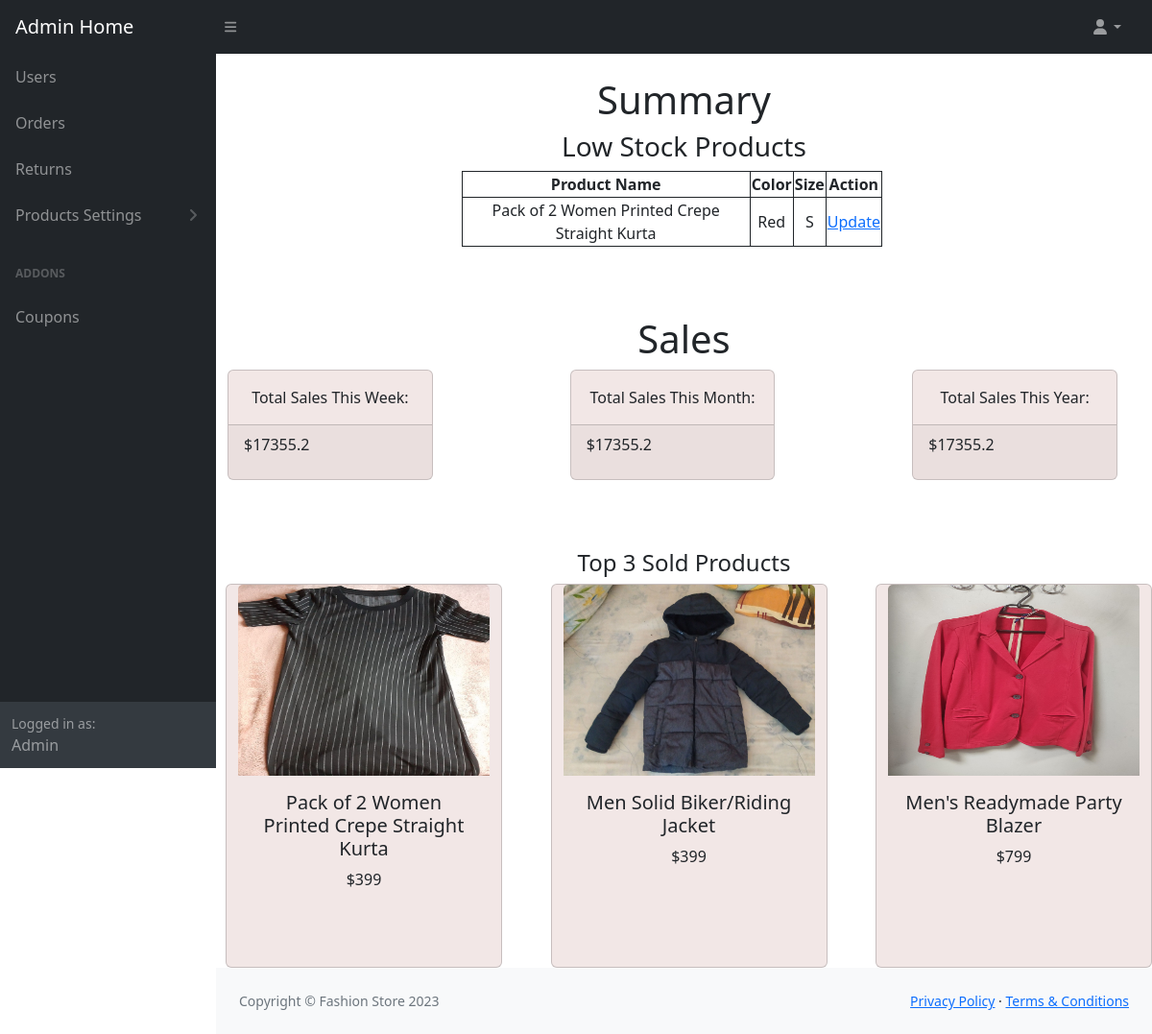
Screenshot of /admin_home/ (signed in) with the database file from the repository.
### store/models.py (models this page shows, shortened)
class BaseModel(models.Model):
	uid = models.UUIDField(primary_key=True , editable=False , default=uuid.uuid4)
	created_at = models.DateTimeField(auto_now= True)
	updated_at = models.DateTimeField(auto_now_add= True)
	class Meta:
		abstract = True

class SizeVariant(BaseModel):
	product_id = models.ForeignKey(Products, on_delete=models.CASCADE)
	Color_id = models.ForeignKey(ColorVariant, on_delete=models.CASCADE)
	size = models.CharField(max_length=50)
	price = models.IntegerField()
	stock = models.IntegerField()

class Products(BaseModel):
	product_name = models.CharField(max_length=100)
	slug = models.SlugField(max_length=100,unique=True, null=True, blank=True)
	category = models.ForeignKey(Category, on_delete=models.CASCADE, related_name="products")
	price = models.IntegerField()
	product_description = models.TextField()
	image = models.ImageField(null=True, blank=True)
	is_deleted = models.BooleanField(default=False)
	in_store = models.BooleanField(default=False)

class ColorVariant(BaseModel):
	product_id = models.ForeignKey(Products, on_delete=models.CASCADE)
	color = models.CharField(max_length=50)

### store/views.py (the view)
# urls.py: path('admin_home/', views.admin_home, name="admin_home"),
@login_required(login_url='admin_login')
def admin_home(request):
    if request.user.is_authenticated and request.user.is_superuser:
        now = timezone.now()
        week_start = now - timedelta(days=now.weekday())
        month_start = now.replace(day=1)
        year_start = now.replace(month=1, day=1)
        total_week = \
        Order.objects.filter(created_at__gte=week_start, created_at__lte=now).aggregate(total=Sum('order_total'))[
            'total']
        total_month = \
        Order.objects.filter(created_at__gte=month_start, created_at__lte=now).aggregate(total=Sum('order_total'))[
            'total']
        total_year = \
        Order.objects.filter(created_at__gte=year_start, created_at__lte=now).aggregate(total=Sum('order_total'))[
            'total']
        low_stock_items = SizeVariant.objects.filter(stock__lt=3)
        product_quantities = OrderProduct.objects.values('product').annotate(total_quantity=Sum('quantity'))
        sorted_products = product_quantities.order_by('-total_quantity')
        top_3_products = sorted_products[:3]
        product_list = Products.objects.all()
        context = {
            'total_week': round(float(total_week),3),
            'total_month': round(float(total_month),3),
            'total_year': round(float(total_year),3),
            'low_stock_items':low_stock_items,
            'top_3_products':top_3_products,
            'product_list':product_list
        }
        return render(request, 'admin_main/admin_home.html', context)
    else:
        return redirect('admin_login')

### store/context_processors.py (called while the page is built)
def category_list_processor(request):
    category_list = Category.objects.all()
    return {'category_list': category_list}

def cart_counter(request):
    cart_count = 0
    try:
        if request.user.is_authenticated:
            cart_items = CartItems.objects.all().filter(user=request.user)
        else:
            cart = uCart.objects.filter(cart_id=_cart_id(request))
            cart_items = CartItems.objects.all().filter(cart=cart[:1])
        for cart_item in cart_items:
            cart_count += cart_item.quantity
    except uCart.DoesNotExist:
        cart_count=0
    return dict(cart_count=cart_count)

def wish_counter(request):
    if request.user.is_authenticated:
        wish_items = WishList.objects.filter(user=request.user)
    else:
        guest = Guest.objects.filter(guest_id=_wishlist_id(request)).first()
        if guest:
            wish_items = WishList.objects.filter(guest=guest)
        else:
            wish_items = []
    wish_count = wish_items.count() if wish_items else 0
    return {'wish_count': wish_count}

def notification_counter(request):
    if request.user.is_authenticated:
        notifications = Notification.objects.filter(user=request.user,is_read=False)
        noti_count = notifications.count() if notifications else 0
        return dict(noti_count=noti_count)
    else:
        return dict(noti_count=0)

### store/templates/admin_main/admin_home.html (shortened to what this page needs)
{%extends 'admin_main/admin_base.html'%}
{%load static%}
{%block body%}
{% if user.is_authenticated %}
<main>
    <div class="container text-center">
        <h1 class="mt-4">Summary</h1>
        <div class="row text-center">
                <h3>Low Stock Products</h3>
            <div class="col-3"></div>
            <div class="col-8">
            {%if low_stock_items%}
                <table class="low-stock-table">
                <tr>
                    <th>Product Name</th>
                    <th>Color</th>
                    <th>Size</th>
                    <th>Action</th>
                </tr>
                {% for item in low_stock_items %}
                <tr>
                    <td>{{ item.product_id.product_name }}</td>
                    <td>{{ item.Color_id.color }}</td>
                    <td>{{ item.size }}</td>
                    <td><a href="{%url 'product_variants_stock_update' size_id=item.uid product_id=item.product_id.uid%}">Update</a></td>
                </tr>
                {% endfor %}
                </table>
            {%else%}
            <h4>No Data To Display</h4>
            {%endif%}
            </div>
        </div>
        <br><br><br>
        <div class="row text-center" >
            <h1>Sales</h1>
            <div class="row text-center justify-content-between">
                <div class="col-xl-3 col-md-6">
                    <div class="card  text-dark mb-4">
                        <div class="card-body">Total Sales This Week:</div>
                        <div class="card-footer d-flex align-items-center justify-content-between">
                            <p>${{ total_week|default:0 }}</p>
                        </div>
                    </div>
                </div>
                <div class="col-xl-3 col-md-6">
                    <div class="card  text-dark mb-4">
                        <div class="card-body">Total Sales This Month:</div>
                        <div class="card-footer d-flex align-items-center justify-content-between">
                            <p>${{ total_month|default:0 }}</p>
                        </div>
                    </div>
                </div>
                <div class="col-xl-3 col-md-6">
                    <div class="card  text-dark mb-4">
                        <div class="card-body">Total Sales This Year:</div>
                        <div class="card-footer d-flex align-items-center justify-content-between">
                            <p>${{ total_year|default:0 }}</p>
                        </div>
                    </div>
                </div>
            </div>
        </div>
        <br><br>
        <div class="row text-center justify-content-between">
            <h4>Top 3 Sold Products</h4>
            {%for product in top_3_products%}
            {%for p in product_list%}
            {%if p.uid ==  product.product%}
            <div class="card" style="width: 18rem;margin-left:10px;height:400px;">
            <img class="card-img-top" src="{{p.image.url}}" alt="Card image cap" height="50%">
            <div class="card-body">
            <h5 class="card-title">{{p.product_name}}</h5>
            <p class="card-text">${{p.price}}</p>
            </div>
            </div>
            {%endif%}
            {%endfor%}
            {%endfor%}
        </div>
    </div>
</main>
{%endif%}
{%endblock%}

### store/templates/admin_main/admin_base.html (shortened to what this page needs)
<!DOCTYPE html>
{%load static%}
<html lang="en">
    <head>
        <link href="https://cdn.jsdelivr.net/npm/simple-datatables@7.1.2/dist/style.min.css" rel="stylesheet" />
        <link href="{%static 'admin_assets/css/styles.css'%}" rel="stylesheet" />
    </head>
    <body class="sb-nav-fixed">
        <nav class="sb-topnav navbar navbar-expand navbar-dark bg-dark">
            <a class="navbar-brand ps-3" href="/admin_home">Admin Home</a>
            <button class="btn btn-link btn-sm order-1 order-lg-0 me-4 me-lg-0" id="sidebarToggle" href="#!"><i class="fas fa-bars"></i></button>
            <ul class="navbar-nav ms-auto ms-md-0 me-3 me-lg-4">
                <li class="nav-item dropdown">
                    <a class="nav-link dropdown-toggle" id="navbarDropdown" href="#" role="button" data-bs-toggle="dropdown" aria-expanded="false"><i class="fas fa-user fa-fw"></i></a>
                </li>
            </ul>
        </nav>
        <div id="layoutSidenav">
            <div id="layoutSidenav_nav">
                <nav class="sb-sidenav accordion sb-sidenav-dark" id="sidenavAccordion">
                    <div class="sb-sidenav-menu">
                        <div class="nav">
                            <a class="nav-link" href="/admin_user_details_view">
                                Users
                            </a>
                            <a class="nav-link" href="/admin_order_details_view">
                                Orders
                            </a>
                            <a class="nav-link" href="/admin_return_request_view">
                                Returns
                            </a>
                            <a class="nav-link collapsed" href="#" data-bs-toggle="collapse" data-bs-target="#collapsePages" aria-expanded="false" aria-controls="collapsePages">
                                Products Settings
                                <div class="sb-sidenav-collapse-arrow"><i class="fas fa-angle-down"></i></div>
                            </a>
                            <div class="sb-sidenav-menu-heading">Addons</div>
                            <a class="nav-link" href="/admin_coupons_view">
                                Coupons
                            </a>
                        </div>
                    </div>
                    <div class="sb-sidenav-footer">
                        <div class="small">Logged in as:</div>
                        Admin
                    </div>
                </nav>
            </div>
            <div id="layoutSidenav_content">
                {%block body%}{%endblock%}
                <footer class="py-4 bg-light mt-auto">
                    <div class="container-fluid px-4">
                        <div class="d-flex align-items-center justify-content-between small">
                            <div class="text-muted">Copyright &copy; Fashion Store 2023</div>
                            <div>
                                <a href="#">Privacy Policy</a>
                                &middot;
                                <a href="#">Terms &amp; Conditions</a>
                            </div>
                        </div>
                    </div>
                </footer>
            </div>
        </div>
    </body>
</html>

### store/templates/admin_main/admin_home.html (style rules this page uses)
.card { background-color:#f2e7e6; }
.low-stock-table { width:70%; }
.low-stock-table, th, td { border: 1px solid; }

### rows the page displays
SizeVariant: product_id.product_name "Pack of 2 Women Printed Crepe Straight Kurta", Color_id.color "Red", size "S"
Products: image (picture), product_name "Pack of 2 Women Printed Crepe Straight Kurta", price "399"
Products: image (picture), product_name "Men Solid Biker/Riding Jacket", price "399"
Products: image (picture), product_name "Men's Readymade Party Blazer", price "799"

### other values shown
{{ total_week|default:0 }} "17355.2"
{{ total_month|default:0 }} "17355.2"
{{ total_year|default:0 }} "17355.2"
